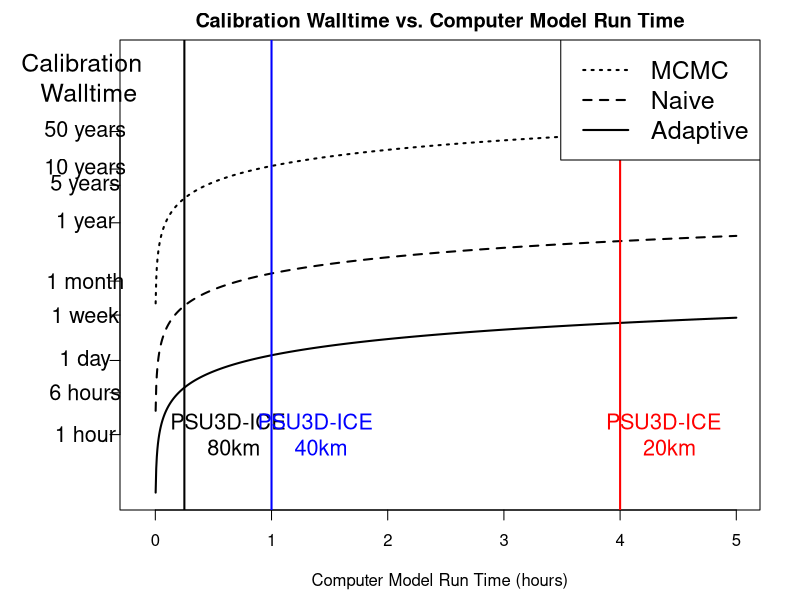
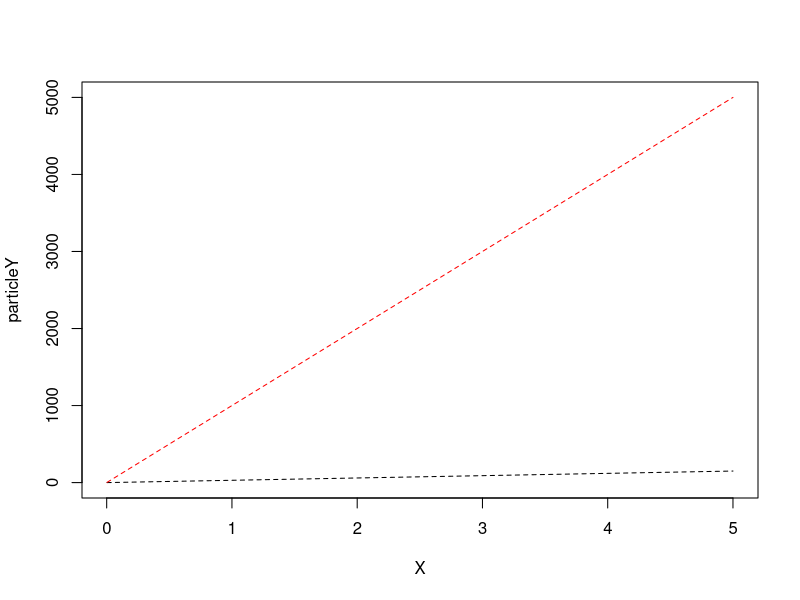

Reproduce these figures in R, in order. (Note: this script raises an error after producing the figures.)
multiplierParticle<-2*15 # cycles * mutations
multiplierNaive<-10*100
start<-10/60/60
end<-15*16/60+1
X<-seq(start,end,length.out = 1000)
particleY<-multiplierParticle*X
iter<-100000
MCMCY<-X*iter
naivePF<-X*multiplierNaive

dev.off()
pdf(file="ComputationalCost.pdf", height=8.5, width=11)
par(mar=c(4.5,6,2,2))
plot(x=X,y=particleY,typ="l",ylim=range(MCMCY+1e+7,particleY),xlim=range(-0.1,X),
     xlab="Computer Model Run Time (hours)",ylab="",lwd=2,
     log=c("y"),yaxt='n', main="Calibration Walltime vs. Computer Model Run Time")

timeSeq<-c(1,6,24,168,30*24,365*24,365*24*5,365*24*10,365*24*50)
timeLab<-c("1 hour", "6 hours", "1 day", "1 week", "1 month",
           "1 year", "5 years", "10 years", "50 years")
text(y=timeSeq, x=par("usr")[1] - 0.3, labels = timeLab,
     srt = 0, xpd = TRUE,cex=1.3)
text(y=365*24*500, x=par("usr")[1] - 0.3, labels= "Calibration \n Walltime",
     srt = 0, xpd = TRUE,cex=1.5)

text(y=1,x=0.65,labels = "PSU3D-ICE \n 80km",col="black",cex=1.3)
text(y=1,x=1+0.4,labels = "PSU3D-ICE \n 40km",col="blue",cex=1.3)
text(y=1,x=4.4,labels = "PSU3D-ICE \n 20km",col="red",cex=1.3)
axis(2, at=timeSeq, labels=NA,tick = TRUE)
lines(x=X,y=naivePF,lty=2,lwd=2)
lines(x=X,y=MCMCY,lty=3,lwd=2)

abline(v=15/60,lwd=2)
abline(v=15*4/60,lwd=2,col="blue")
abline(v=15*16/60,lwd=2,col="red")
legend("topright",  legend=c("MCMC","Naive","Adaptive"),
       lty=c(3,2,1),cex=1.5,lwd=c(2,2,2))

dev.off()

plot(x=X,y=particleY,lty=2,ylim=range(particleY,naivePF),typ="l")
lines(x=X,y=naivePF,lty=2,col="red")


abline(h=foo)
# amount of computing time available
standardCheyenne<-1000000*60
nParticles<-2000

foo<-standardCheyenne/nParticles
abline(h=foo,col="red")

# 2km resolution
standardCheyenne<-400000
nParticles<-seq(100,100000,length.out = 100)
plot(x=nParticles,y=standardCheyenne/nParticles,typ="l",
     log=c("y","x"))
abline(h=15/60*16,lwd=2)
